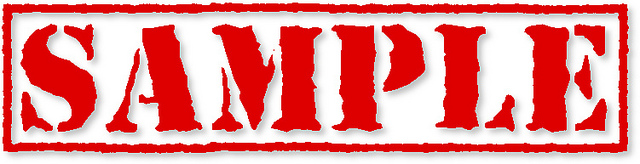
#> input picture day5 challanges/day5/data/a.jpg, 640 x 164 px
$ python imgprocess.py
#> lines starting #> are read from the running program, lines starting #| are printed output that depends on the picture
# -*- coding: utf-8 -*-
"""
Created on Sat Aug 17 17:19:31 2019

@author: Baith
"""
from PIL import Image
file_name=input("Enter File Name")
#> the answer given: data/a.jpg
try:
    img = Image.open("{}".format(file_name))
#> img is the input picture: PIL image 640x164 RGB; mean R, G, B 232.1, 140.9, 140.9
except IOError:
        print ( "File not Found or incorrect path")
except Exception:
        print ( "This is a general exception")

inp=int(input("Enter 1 for grayscale \n 2 for rotating,\n 3 for Crop,\n 4 for tumpnail\n "))
#> the answer given: 1
def Imgfun(x):


#> called with x = 1
        if x==1:
            img_grayscale=img.convert(mode="L")
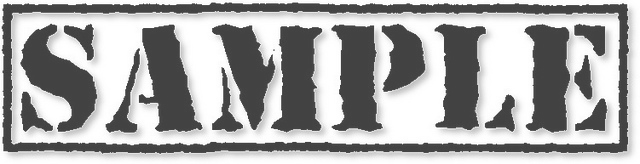
#> img_grayscale: PIL image 640x164 L; min 60, max 255, mean 168.1
            img_grayscale.show()
        if x==2:
            img_rotate = img.transpose(Image.ROTATE_90)
            img_rotate.save("data/rorate_sample1.jpg")
            img_rotate.show()

        if x==3:
        # left, upper,right,lower
            width, height = img.size   # Get dimensions
            new_width,new_height=input("Enter width and height to crop from centre ").split()
            new_height=int(new_height)
            new_width=int(new_width)
            left = (width - new_width)/2
            top = (height - new_height)/2
            right = (width + new_width)/2
            bottom = (height + new_height)/2
            box=(left,top,right,bottom)
            crop_im = img.crop(box)

            crop_im.save('data/crop_sample1.jpg')
            crop_im.show()
        if x==3:
            img.thumbnail((75, 75))
            print(img.width, img.height)
            img.save('data/thumb_sample1.jpg')


Imgfun(inp)
